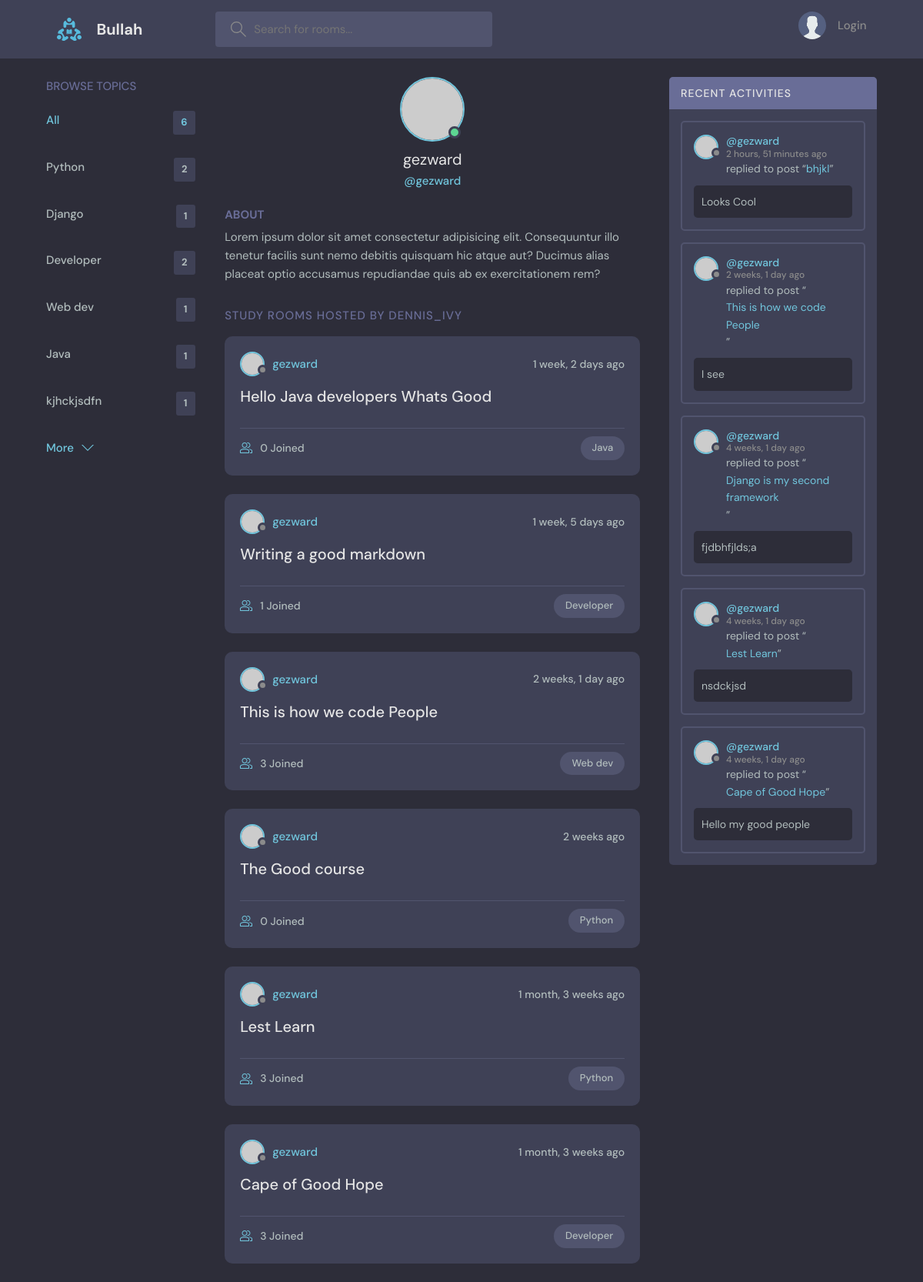
Page /profile/1/ on the committed database.
### base/models.py (models this page shows, shortened)
class Topic(models.Model):
    name = models.CharField(max_length=2000, null=True)

class Room(models.Model):
    host = models.ForeignKey(User, on_delete=models.SET_NULL, null=True)
    topic = models.ForeignKey(Topic, on_delete=models.SET_NULL, null=True)
    name = models.CharField(max_length=200, null=True)
    description = models.TextField(null=True, blank=True)
    participants = models.ManyToManyField(User, related_name='participants', blank=True)
    updated = models.DateTimeField(auto_now=True)
    created = models.DateTimeField(auto_now_add=True)
    class Meta:
        ordering = ['-updated', '-created']
    def __str__(self):
        return self.name

class Message(models.Model):
    user = models.ForeignKey(User, on_delete=models.CASCADE)
    room = models.ForeignKey(Room, on_delete=models.CASCADE)
    body = models.TextField(null=True)
    updated = models.DateTimeField(auto_now=True, null=True)
    created = models.DateTimeField(auto_now_add=True, null=True)
    class Meta:
        ordering = ['-updated', '-created']

### base/views.py (the view)
# urls.py: path('profile/<str:pk>/', views.user_profile, name='user-profile'),
def user_profile(request, pk):
    user = User.objects.get(id=pk)
    rooms = user.room_set.all()
    room_messages = user.message_set.all()
    topics = Topic.objects.all()
    context = {'user': user, 'rooms': rooms, 'room_messages': room_messages, 'topics': topics}
    return render(request, 'base/profile.html', context)

### base/templates/base/profile.html (shortened to what this page needs)
{% extends 'main.html' %}
{% block content %}
    <main class="profile-page layout layout--3">
        <div class="container">
            {% include 'base/topics_component.html' %}
            <div class="roomList">
                <div class="profile">
                    <div class="profile__avatar">
                        <div class="avatar avatar--large active">
                            <img src="https://randomuser.me/api/portraits/men/11.jpg"/>
                        </div>
                    </div>
                    <div class="profile__info">
                        <h3>{{ user.username }}</h3>
                        <p>@{{ user.username }}</p>
                    </div>
                    <div class="profile__about">
                        <h3>About</h3>
                        <p>
                            Lorem ipsum dolor sit amet consectetur adipisicing elit. Consequuntur illo tenetur
                            facilis sunt nemo debitis quisquam hic atque aut? Ducimus alias placeat optio
                            accusamus repudiandae quis ab ex exercitationem rem?
                        </p>
                    </div>
                </div>
                <div class="roomList__header">
                    <div>
                        <h2>Study Rooms Hosted by dennis_ivy</a>
                        </h2>
                    </div>
                </div>
                {% include 'base/feeds_component.html' %}
            </div>
            {% include 'base/activity_component.html' %}
        </div>
    </main>
{% endblock content %}

### base/templates/base/topics_component.html
<div class="topics">
    <div class="topics__header">
        <h2>Browse Topics</h2>
    </div>
    <ul class="topics__list">
        <li>
            <a href="{% url 'home' %}" class="active">All <span>{{ topics.count }}</span></a>
        </li>
        {% for topic in topics %}
            <li>
                <a href="{% url 'home' %}?q={{ topic.name }}">{{ topic.name }} <span>{{ topic.room_set.all.count }}</span></a>
            </li>
        {% endfor %}
    </ul>
    <a class="btn btn--link" href="topics.html">
        More
        <svg version="1.1" xmlns="http://www.w3.org/2000/svg" width="32" height="32" viewBox="0 0 32 32">
            <title>chevron-down</title>
            <path d="M16 21l-13-13h-3l16 16 16-16h-3l-13 13z"></path>
        </svg>
    </a>
</div>

### base/templates/base/feeds_component.html (shortened to what this page needs)
{% for room in rooms %}
    <div class="roomListRoom">
        <div class="roomListRoom__header">
            <a href="{% url 'user-profile' room.host.id %}" class="roomListRoom__author">
                <div class="avatar avatar--small">
                    <img src="https://randomuser.me/api/portraits/women/11.jpg"/>
                </div>
                <span>{{ room.host.username }}</span>
            </a>
            <div class="roomListRoom__actions">
                <span>{{ room.created | timesince }} ago</span>
            </div>
        </div>
        <div class="roomListRoom__content">
            <a href="{% url 'room' room.id %}">{{ room.name }}</a>
        </div>
        <div class="roomListRoom__meta">
            <a href="{% url 'room' room.id %}" class="roomListRoom__joined">
                {{ room.participants.all.count }} Joined
            </a>
            <p class="roomListRoom__topic">{{ room.topic.name }}</p>
        </div>
    </div>
{% endfor %}

### base/templates/base/activity_component.html (shortened to what this page needs)
<div class="activities">
    <div class="activities__header">
        <h2>Recent Activities</h2>
    </div>
    {% for message in room_messages %}
        <div class="activities__box">
            <div class="activities__boxHeader roomListRoom__header">
                <a href="{% url 'user-profile' message.user.id %}" class="roomListRoom__author">
                    <div class="avatar avatar--small">
                        <img src="https://randomuser.me/api/portraits/women/11.jpg"/>
                    </div>
                    <p>
                        @{{ message.user }}
                        <span>{{ message.created|timesince }} ago</span>
                    </p>
                </a>
            </div>
            <div class="activities__boxContent">
                <p>replied to post “<a href="{% url 'room' message.room.id %}">{{ message.room}}</a>”</p>
                <div class="activities__boxRoomContent">
                    {{ message.body }}
                </div>
            </div>
        </div>
    {% endfor %}
</div>

### rows in the picture
Topic: name "Python", room_set.all.count "2"
Topic: name "Django", room_set.all.count "1"
Topic: name "Developer", room_set.all.count "2"
Topic: name "Web dev", room_set.all.count "1"
Topic: name "Java", room_set.all.count "1"
Topic: name "kjhckjsdfn", room_set.all.count "1"
Room: host.username "gezward", created "1 week, 2 days", name "Hello Java developers Whats Good", participants.all.count "0", topic.name "Java"
Room: host.username "gezward", created "1 week, 5 days", name "Writing a good markdown", participants.all.count "1", topic.name "Developer"
Room: host.username "gezward", created "2 weeks, 1 day", name "This is how we code People", participants.all.count "3", topic.name "Web dev"
Room: host.username "gezward", created "2 weeks", name "The Good course", participants.all.count "0", topic.name "Python"
Room: host.username "gezward", created "1 month, 3 weeks", name "Lest Learn", participants.all.count "3", topic.name "Python"
Room: host.username "gezward", created "1 month, 3 weeks", name "Cape of Good Hope", participants.all.count "3", topic.name "Developer"
Message: user "gezward", created "2 hours, 51 minutes", room "bhjkl", body "Looks Cool"
Message: user "gezward", created "2 weeks, 1 day", room "This is how we code People", body "I see"
Message: user "gezward", created "4 weeks, 1 day", room "Django is my second framework", body "fjdbhfjlds;a"
Message: user "gezward", created "4 weeks, 1 day", room "Lest Learn", body "nsdckjsd"
Message: user "gezward", created "4 weeks, 1 day", room "Cape of Good Hope", body "Hello my good people"

### other values in the picture
{{ topics.count }} "6"
{{ user.username }} "gezward"
